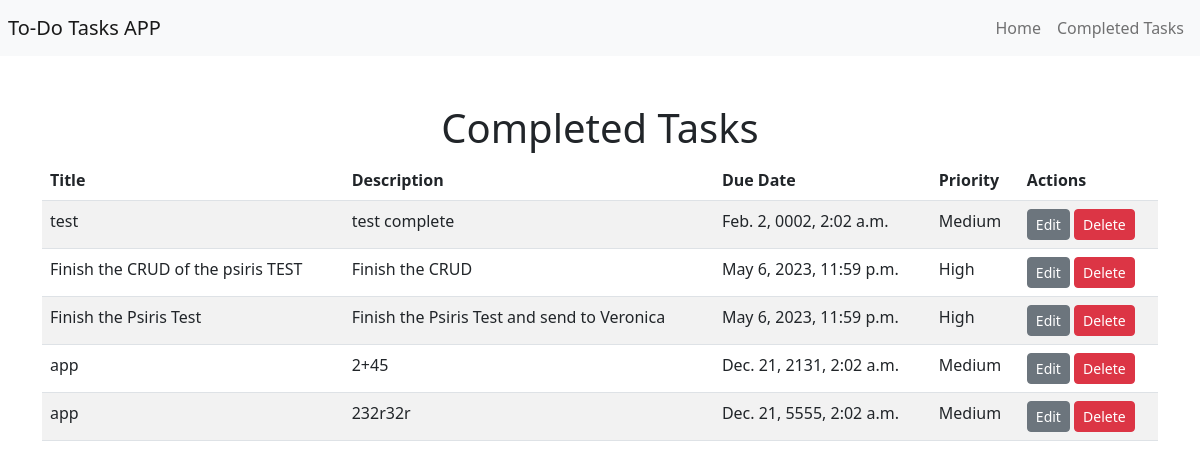
Page /completed/ on the earlier database version.
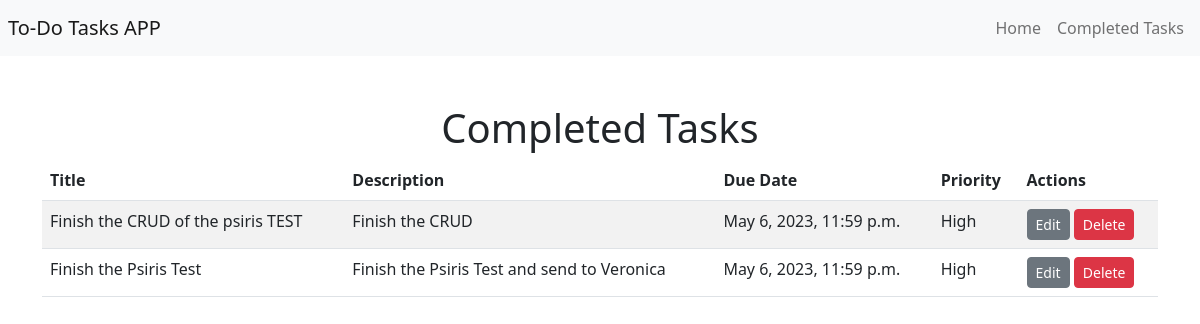
Same page on the later database version.
### todo/models.py (models this page shows, shortened)
class Task(models.Model):
    HIGH = 'H'
    MEDIUM = 'M'
    LOW = 'L'
    PRIORITY_CHOICES = [
        (HIGH, 'High'),
        (MEDIUM, 'Medium'),
        (LOW, 'Low'),
    ]
    title = models.CharField(max_length=200)
    description = models.TextField()
    due_date = models.DateTimeField(default=timezone.now)
    priority = models.CharField(max_length=1, choices=PRIORITY_CHOICES, default=MEDIUM)
    completed = models.BooleanField(default=False)

### todo/views.py (the view)
# urls.py: path('completed/', views.completed_tasks, name='completed_tasks'),
def completed_tasks(request):
    if request.method == 'POST':
        task_id = request.POST.get('task_id')
        task = Task.objects.get(id=task_id)
        task.completed = True
        task.save()
        completed_tasks = Task.objects.filter(completed=True).order_by('due_date', 'priority')
        return render(request, 'todo/completed_tasks.html', {'completed_tasks': completed_tasks})
    elif request.method =='GET':
        completed_tasks = Task.objects.filter(completed=True).order_by('due_date', 'priority')
        return render(request, 'todo/completed_tasks.html', {'completed_tasks': completed_tasks})

### todo/templates/todo/completed_tasks.html
{% extends "todo/base.html" %}
{% block content %}
  <h1>Completed Tasks</h1>
  <table class="table table-striped">
    <thead>
      <tr>
        <th>Title</th>
        <th>Description</th>
        <th>Due Date</th>
        <th>Priority</th>
        <th>Actions</th>
      </tr>
    </thead>
    <tbody>
      {% for task in completed_tasks %}
        <tr>
          <td>{{ task.title }}</td>
          <td>{{ task.description }}</td>
          <td>{{ task.due_date }}</td>
          <td>{{ task.get_priority_display }}</td>
          <td>
            <a href="{% url 'todo:task_edit' task.id %}" class="btn btn-secondary btn-sm">Edit</a>
            <a href="{% url 'todo:task_delete' task.id %}" class="btn btn-danger btn-sm">Delete</a>
          </td>
        </tr>
      {% empty %}
        <tr>
          <td colspan="5">No completed tasks yet.</td>
        </tr>
      {% endfor %}
    </tbody>
  </table>
{% endblock %}

Differences in the rows shown:
removed Task: title "test", description "test complete", due_date "Feb. 2, 0002, 2:02 a.m.", priority "Medium"
removed Task: title "app", description "2+45", due_date "Dec. 21, 2131, 2:02 a.m.", priority "Medium"
removed Task: title "app", description "232r32r", due_date "Dec. 21, 5555, 2:02 a.m.", priority "Medium"
